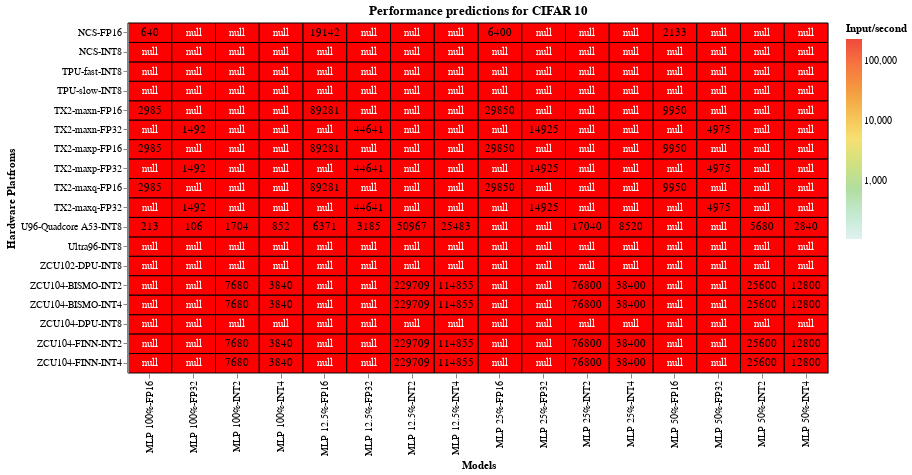

Notebook source saved alongside this figure:
### Markdown cell above
# Performance Predictions for MNIST

### Code cell
#hide_input
%run scripts/heatmaps.py  #run the heatmaps script
#load mnist dataset and plot it
heatmap(pd.read_csv("data/processed_csv/mnist_heatmap.csv"), 'red')

### Figure 1 — Vega-Lite specification as saved in the notebook (floating-point values rounded to 4 significant figures; data arrays with more than 128 entries replaced by an {"elided": "..."} marker saying what was removed)
{"config": {"view": {"continuousWidth": 400, "continuousHeight": 300}}, "layer": [{"mark": {"type": "rect", "invalid": null, "stroke": "black", "strokeWidth": 1}, "encoding": {"color": {"type": "quantitative", "condition": {"value": "red", "selection": "selector001"}, "field": "values", "scale": {"scheme": "lightmulti", "type": "log"}, "title": "Input/second"}, "tooltip": [{"type": "quantitative", "field": "values", "title": "Input/sec"}, {"type": "nominal", "field": "x", "title": "Model"}, {"type": "nominal", "field": "y", "title": "Hardware Platform"}], "x": {"type": "ordinal", "field": "x", "title": "Models"}, "y": {"type": "ordinal", "field": "y", "title": "Hardware Platfroms"}}, "height": 350, "selection": {"selector001": {"type": "single", "on": "mouseover", "nearest": true}}, "title": "Performance predictions for CIFAR 10", "width": 700}, {"mark": {"type": "text", "color": "white"}, "encoding": {"color": {"condition": {"value": "black", "test": "(datum.values > 1)"}, "value": "white"}, "text": {"type": "quantitative", "field": "values", "format": ".0f"}, "tooltip": [{"type": "quantitative", "field": "values", "format": ".0f", "title": "Input/sec"}, {"type": "nominal", "field": "x", "title": "Model"}, {"type": "nominal", "field": "y", "title": "Hardware Platform"}], "x": {"type": "ordinal", "field": "x", "title": "Models"}, "y": {"type": "ordinal", "field": "y", "title": "Hardware Platfroms"}}}], "data": {"name": "data-7b99d5246d1643da0b68a10ff8135a6a"}, "$schema": "https://vega.github.io/schema/vega-lite/v4.0.2.json", "datasets": {"data-7b99d5246d1643da0b68a10ff8135a6a": {"elided": "288 records"}}}
